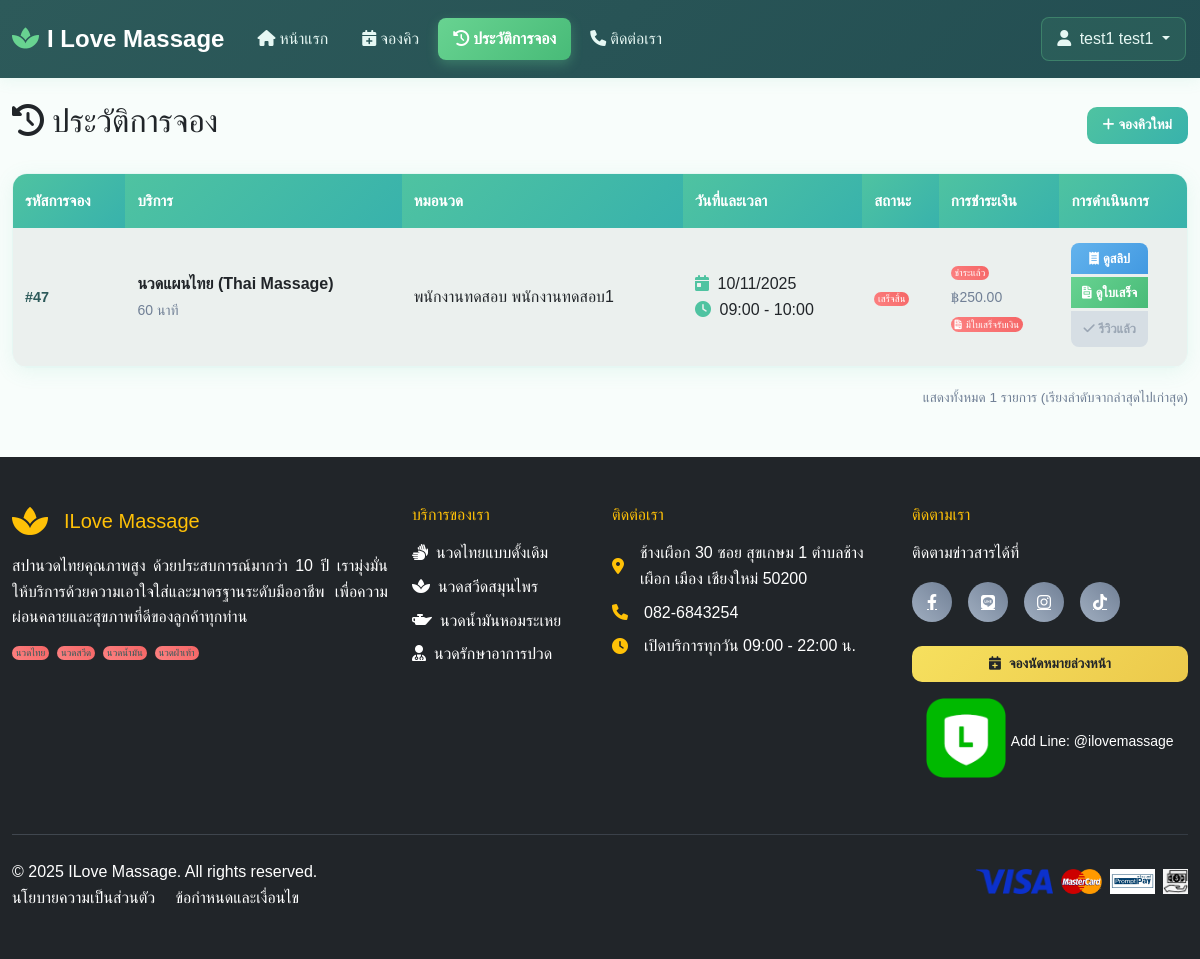
The page /booking_history.php (signed in) on the database its author committed.
### tables this page shows
CREATE TABLE `bookings` (
  `booking_id` int(11) NOT NULL,
  `customer_id` int(11) NOT NULL,
  `therapist_id` int(11) NOT NULL,
  `massage_type_id` int(11) NOT NULL,
  `booking_date` date NOT NULL,
  `start_time` time NOT NULL,
  `end_time` time NOT NULL,
  `status` enum('pending','confirmed','completed','cancelled','no_show') DEFAULT 'pending',
  `total_price` decimal(10,2) NOT NULL,
  `notes` text DEFAULT NULL,
  `created_at` timestamp NOT NULL DEFAULT current_timestamp(),
  `updated_at` timestamp NOT NULL DEFAULT current_timestamp() ON UPDATE current_timestamp()
);

CREATE TABLE `massage_types` (
  `massage_type_id` int(11) NOT NULL,
  `name` varchar(100) NOT NULL,
  `description` text DEFAULT NULL,
  `duration_minutes` int(11) NOT NULL,
  `price` decimal(10,2) NOT NULL,
  `image_url` varchar(255) DEFAULT NULL,
  `is_active` tinyint(1) DEFAULT 1,
  `created_at` timestamp NOT NULL DEFAULT current_timestamp(),
  `updated_at` timestamp NOT NULL DEFAULT current_timestamp() ON UPDATE current_timestamp()
);

CREATE TABLE `therapists` (
  `therapist_id` int(11) NOT NULL,
  `full_name` varchar(100) NOT NULL,
  `phone` varchar(20) DEFAULT NULL,
  `specialization` text DEFAULT NULL,
  `image_url` varchar(255) DEFAULT NULL,
  `is_available` tinyint(1) DEFAULT 1,
  `created_at` timestamp NOT NULL DEFAULT current_timestamp(),
  `updated_at` timestamp NOT NULL DEFAULT current_timestamp() ON UPDATE current_timestamp()
);

CREATE TABLE `payments` (
  `payment_id` int(11) NOT NULL,
  `booking_id` int(11) NOT NULL,
  `amount` decimal(10,2) NOT NULL,
  `payment_method` enum('cash','credit_card','debit_card','promptpay','bank_transfer') NOT NULL,
  `payment_status` enum('pending','completed','failed','refunded') DEFAULT 'pending',
  `payment_slip` varchar(255) DEFAULT NULL,
  `transaction_id` varchar(100) DEFAULT NULL,
  `slip_image` varchar(255) DEFAULT NULL,
  `receipt_file` varchar(255) DEFAULT NULL,
  `paid_at` timestamp NULL DEFAULT NULL,
  `created_at` timestamp NOT NULL DEFAULT current_timestamp()
);

### booking_history.php (the view, shortened to what this page needs)
<?php
require_once 'config/database.php';
$user_id = $_SESSION['user_id'];
$bookings = [];
$sql = "SELECT b.*, t.full_name as therapist_name, mt.name as service_name, mt.duration_minutes,
               p.payment_status, p.amount as paid_amount, p.payment_slip, p.receipt_file,
               r.review_id
        FROM bookings b
        JOIN therapists t ON b.therapist_id = t.therapist_id
        JOIN massage_types mt ON b.massage_type_id = mt.massage_type_id
        LEFT JOIN payments p ON b.booking_id = p.booking_id
        LEFT JOIN reviews r ON b.booking_id = r.booking_id
        WHERE b.customer_id = '$user_id'
        ORDER BY b.booking_id DESC";
$result = $conn->query($sql);
if ($result->num_rows > 0) {
    while ($row = $result->fetch_assoc()) {
        $bookings[] = $row;
    }
}
?>
<!DOCTYPE html>
<html lang="th">
<head>
    <link href="https://cdn.jsdelivr.net/npm/bootstrap@5.1.3/dist/css/bootstrap.min.css" rel="stylesheet">
    <link rel="stylesheet" href="https://cdnjs.cloudflare.com/ajax/libs/font-awesome/6.0.0/css/all.min.css">
</head>
<body>
    <?php include 'templates\navbar-user.php'; ?>
    <div class="container mt-4">
        <div class="d-flex justify-content-between align-items-center mb-4">
            <h2><i class="fas fa-history me-2"></i>ประวัติการจอง</h2>
            <a href="booking.php" class="btn btn-primary">
                <i class="fas fa-plus me-1"></i>จองคิวใหม่
            </a>
        </div>
        <?php if (empty($bookings)): ?>
            <div class="alert alert-info text-center">
                <h5><i class="fas fa-calendar-times me-2"></i>ยังไม่มีประวัติการจอง</h5>
                <p class="mb-3">เริ่มต้นการจองคิวบริการนวดครั้งแรกของคุณ</p>
                <a href="booking.php" class="btn btn-primary">
                    <i class="fas fa-calendar-plus me-2"></i>จองคิวครั้งแรก
                </a>
            </div>
        <?php else: ?>
            <div class="table-responsive">
                <table class="table table-striped table-hover">
                    <thead>
                        <tr>
                            <th>รหัสการจอง</th>
                            <th>บริการ</th>
                            <th>หมอนวด</th>
                            <th>วันที่และเวลา</th>
                            <th>สถานะ</th>
                            <th>การชำระเงิน</th>
                            <th>การดำเนินการ</th>
                        </tr>
                    </thead>
                    <tbody>
                        <?php foreach ($bookings as $booking): ?>
                            <tr>
                                <td>
                                    <span class="booking-id">#<?= $booking['booking_id'] ?></span>
                                </td>
                                <td>
                                    <strong><?= $booking['service_name'] ?></strong><br>
                                    <small class="text-muted"><?= $booking['duration_minutes'] ?> นาที</small>
                                </td>
                                <td><?= $booking['therapist_name'] ?></td>
                                <td>
                                    <i class="fas fa-calendar-day me-1 text-primary"></i>
                                    <?= date('d/m/Y', strtotime($booking['booking_date'])) ?><br>
                                    <i class="fas fa-clock me-1 text-primary"></i>
                                    <?= substr($booking['start_time'], 0, 5) ?> - <?= substr($booking['end_time'], 0, 5) ?>
                                </td>
                                <td>
                                    <span
                                        class="badge bg-<?=
                                            $booking['status'] == 'confirmed' ? 'success' : ($booking['status'] == 'pending' ? 'warning' : ($booking['status'] == 'completed' ? 'info' : ($booking['status'] == 'cancelled' ? 'danger' : 'secondary'))) ?>">
                                        <?php
                                        $status_th = [
                                            'pending' => 'รอดำเนินการ',
                                            'confirmed' => 'ยืนยันแล้ว',
                                            'completed' => 'เสร็จสิ้น',
                                            'cancelled' => 'ยกเลิก'
                                        ];
                                        echo $status_th[$booking['status']] ?? $booking['status'];
                                        ?>
                                    </span>
                                </td>
                                <td>
                                    <?php if ($booking['payment_status']): ?>
                                        <span
                                            class="badge bg-<?= $booking['payment_status'] == 'completed' ? 'success' : 'warning' ?>">
                                            <?php
                                            $payment_status_th = [
                                                'pending' => 'รอตรวจสอบ',
                                                'completed' => 'ชำระแล้ว',
                                                'failed' => 'ล้มเหลว',
                                                'refunded' => 'คืนเงินแล้ว'
                                            ];
                                            echo $payment_status_th[$booking['payment_status']] ?? $booking['payment_status'];
                                            ?>
                                        </span><br>
                                        <small class="text-muted">฿<?= number_format($booking['paid_amount'], 2) ?></small>
                                        <?php if (!empty($booking['receipt_file'])): ?>
                                            <br>
                                            <span class="badge bg-success action-badge">
                                                <i class="fas fa-file-invoice me-1"></i>มีใบเสร็จรับเงิน
                                            </span>
                                        <?php endif; ?>
                                    <?php else: ?>
                                        <span class="badge bg-secondary">ยังไม่ชำระ</span>
                                    <?php endif; ?>
                                </td>
                                <td>
                                    <?php if ($booking['status'] != 'cancelled'): ?>
                                        <div class="btn-group-vertical btn-group-sm" role="group">
                                            <?php
                                            $has_receipt = !empty($booking['receipt_file']);
                                            $has_review = !empty($booking['review_id']);
                                            ?>
                                            <?php if (!empty($booking['payment_slip'])): ?>
                                                <a href="uploads/payment_slips/<?= $booking['payment_slip'] ?>" target="_blank"
                                                    class="btn btn-info mb-1">
                                                    <i class="fas fa-receipt me-1"></i>ดูสลิป
                                                </a>
                                            <?php endif; ?>
                                            <?php if ($has_receipt): ?>
                                                <a href="uploads/receipts/<?= $booking['receipt_file'] ?>" target="_blank"
                                                    class="btn btn-success mb-1">
                                                    <i class="fas fa-file-invoice me-1"></i>ดูใบเสร็จ
                                                </a>
                                            <?php endif; ?>
                                            <?php if ($has_receipt && !$has_review && $booking['status'] == 'completed'): ?>
                                                <a href="review.php?booking_id=<?= $booking['booking_id'] ?>"
                                                    class="btn btn-warning mb-1">
                                                    <i class="fas fa-star me-1"></i>เขียนรีวิว
                                                </a>
                                            <?php elseif ($has_review): ?>
                                                <button class="btn btn-outline-success mb-1" disabled>
                                                    <i class="fas fa-check me-1"></i>รีวิวแล้ว
                                                </button>
                                            <?php endif; ?>
                                        </div>
                                    <?php else: ?>
                                        <span class="text-muted">-</span>
                                    <?php endif; ?>
                                </td>
                            </tr>
                        <?php endforeach; ?>
                    </tbody>
                </table>
            </div>
            <div class="mt-3 text-end">
                <small class="text-muted">
                    แสดงทั้งหมด <?= count($bookings) ?> รายการ (เรียงลำดับจากล่าสุดไปเก่าสุด)
                </small>
            </div>
        <?php endif; ?>
    </div>
    <?php include 'templates\footer-user.php'; ?>
</body>
</html>

### booking_history.php (style rules this page uses)
body { font-family: 'Sarabun', sans-serif; line-height: 1.6; background-color: #f8fdfb; }
.container { max-width: 1200px; }
.table-responsive { border-radius: 15px; box-shadow: 0 4px 20px rgba(79, 195, 161, 0.1); border: 1px solid #e6f7f3; overflow: hidden; }
.table { margin-bottom: 0; border-collapse: separate; border-spacing: 0; }
.table thead th { background: linear-gradient(135deg, #4fc3a1 0%, #38b2ac 100%); color: white; border-bottom: none; padding: 15px 12px; font-weight: 600; font-size: 0.95rem; }
.table tbody tr { transition: background 0.3s ease; background: #ffffff; }
.table tbody td { padding: 15px 12px; border-bottom: 1px solid #e6f7f3; vertical-align: middle; }
.table-striped tbody tr:nth-of-type(odd) { background-color: #f8fdfb; }
.btn { border-radius: 10px; font-weight: 600; transition: all 0.3s ease; border: none; padding: 8px 16px; font-size: 0.85rem; }
.btn-primary { background: linear-gradient(135deg, #4fc3a1, #38b2ac); color: #ffffff; }
.btn-info { background: linear-gradient(135deg, #63b3ed, #4299e1); color: #ffffff; }
.btn-success { background: linear-gradient(135deg, #68d391, #48bb78); color: #ffffff; }
.btn-outline-success { border: 2px solid #68d391; color: #68d391; background: transparent; }
.btn-outline-success:disabled { background: #cbd5e0; border-color: #cbd5e0; color: #718096; }
.btn-group-vertical .btn { margin-bottom: 5px; font-size: 0.8rem; padding: 6px 10px; border-radius: 8px; }
.badge { font-size: 0.75rem; padding: 6px 10px; border-radius: 20px; font-weight: 600; }
.bg-success { background: linear-gradient(45deg, #68d391, #48bb78) !important; }
.bg-info { background: linear-gradient(45deg, #63b3ed, #4299e1) !important; }
.action-badge { font-size: 0.7rem; margin-top: 2px; padding: 4px 8px; }
.text-primary { color: #4fc3a1 !important; }
.text-muted { color: #718096 !important; }
.booking-id { font-weight: bold; color: #2d5a5a; font-size: 0.9rem; }
.fas, .fab { transition: transform 0.3s ease; }
.text-end small { color: #718096; font-size: 0.85rem; }

### templates/navbar-user.php (style rules this page uses)
.badge { font-size: 0.6rem; padding: 0.25em 0.4em; background: linear-gradient(45deg, #fc8181, #f56565) !important; }

### templates/footer-user.php (style rules this page uses)
.badge { font-weight: 500; }

### rows shown on the page
bookings: booking_id "47", massage_type.name "นวดแผนไทย (Thai Massage)", massage_type.duration_minutes "60", therapist.full_name "พนักงานทดสอบ พนักงานทดสอบ1", booking_date "10/11/2025", start_time "09:00", end_time "10:00", status "เสร็จสิ้น", payments.payment_status "ชำระแล้ว", payments.amount "250.00"

### other values the page prints
$_SESSION['full_name'] "test1 test1"
count($bookings) "1"
